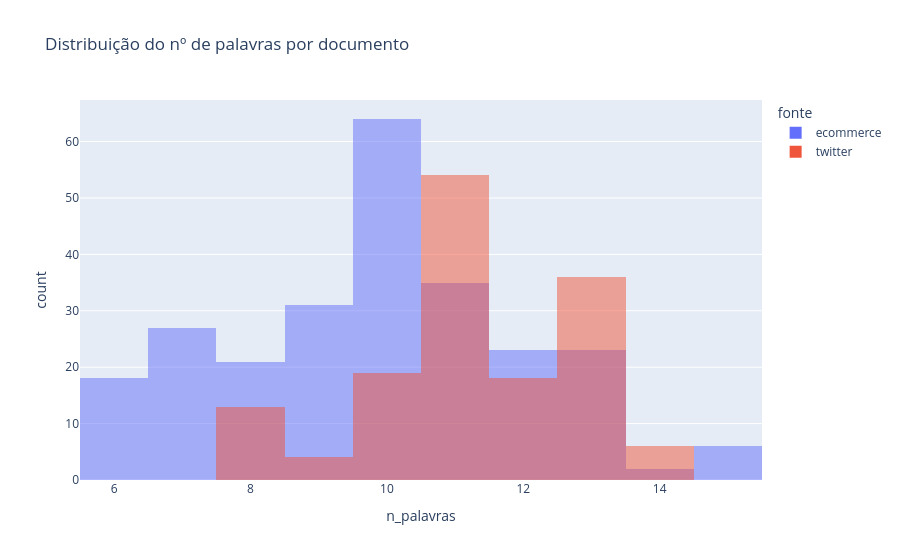

Notebook code for this chart:
### Code cell
df["n_caracteres"] = df["texto"].str.len()
df["n_palavras"] = df["texto"].str.split().apply(len)

fig = px.histogram(df, x="n_palavras", color="fonte", barmode="overlay",
                   title="Distribuição do nº de palavras por documento")
fig.show()

### Figure 1 — Plotly figure (JSON) as saved in the notebook; plotly's stock layout.template omitted (floating-point values rounded to 4 significant figures; data arrays with more than 128 entries replaced by an {"elided": "..."} marker saying what was removed)
{"data": [{"bingroup": "x", "hovertemplate": "fonte=ecommerce<br>n_palavras=%{x}<br>count=%{y}<extra></extra>", "legendgroup": "ecommerce", "marker": {"color": "#636efa", "opacity": 0.5, "pattern": {"shape": ""}}, "name": "ecommerce", "orientation": "v", "showlegend": true, "type": "histogram", "x": {"elided": "250 int values"}, "xaxis": "x", "yaxis": "y"}, {"bingroup": "x", "hovertemplate": "fonte=twitter<br>n_palavras=%{x}<br>count=%{y}<extra></extra>", "legendgroup": "twitter", "marker": {"color": "#EF553B", "opacity": 0.5, "pattern": {"shape": ""}}, "name": "twitter", "orientation": "v", "showlegend": true, "type": "histogram", "x": {"elided": "150 int values"}, "xaxis": "x", "yaxis": "y"}], "layout": {"barmode": "overlay", "legend": {"title": {"text": "fonte"}, "tracegroupgap": 0}, "title": {"text": "Distribuição do nº de palavras por documento"}, "xaxis": {"anchor": "y", "domain": [0, 1], "title": {"text": "n_palavras"}}, "yaxis": {"anchor": "x", "domain": [0, 1], "title": {"text": "count"}}}}
